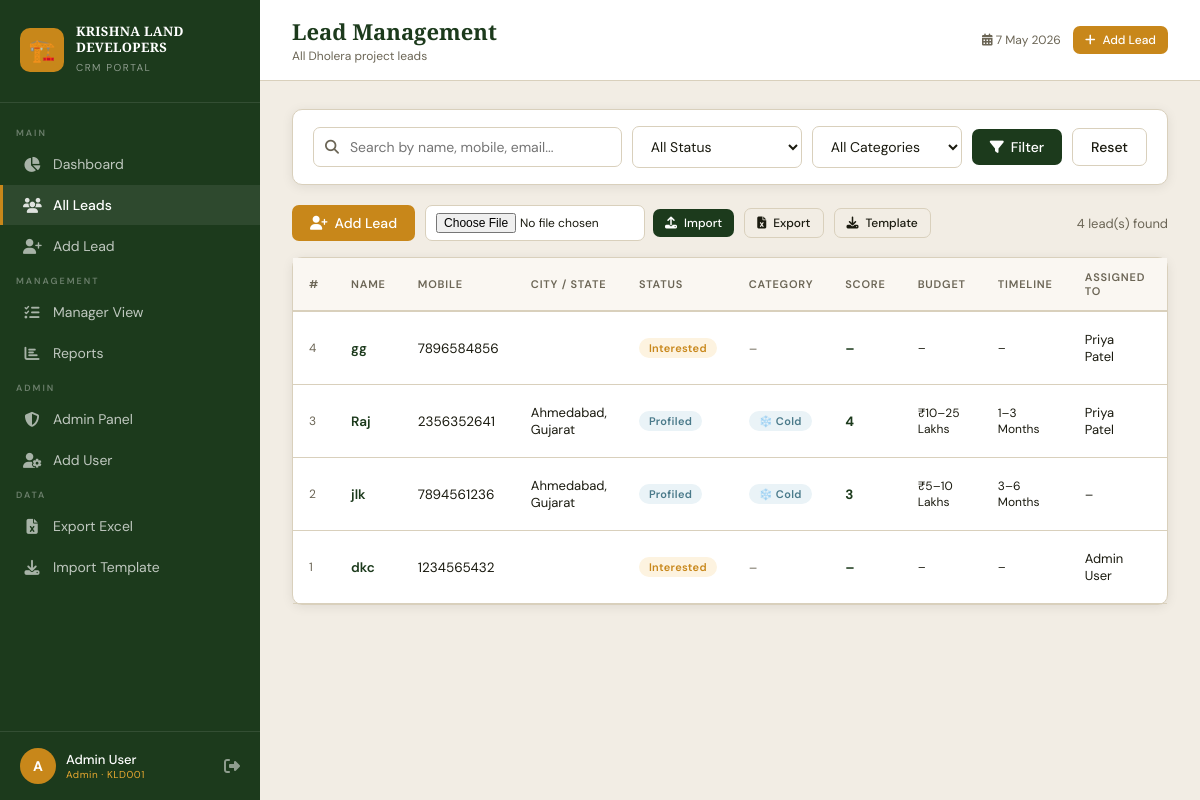
Page /leads (signed in) on the committed database.
### tables this page shows
CREATE TABLE users (
            id INTEGER PRIMARY KEY AUTOINCREMENT,
            employee_id TEXT UNIQUE,
            full_name TEXT NOT NULL,
            email TEXT UNIQUE,
            mobile TEXT UNIQUE,
            password_hash TEXT NOT NULL,
            role TEXT NOT NULL DEFAULT 'caller',
            is_active INTEGER DEFAULT 1,
            last_login TEXT,
            created_at TEXT DEFAULT CURRENT_TIMESTAMP
        );

CREATE TABLE leads (
            id INTEGER PRIMARY KEY AUTOINCREMENT,
            name TEXT NOT NULL,
            mobile TEXT NOT NULL,
            whatsapp TEXT,
            email TEXT,
            city TEXT,
            state TEXT,
            age_group TEXT,
            status TEXT DEFAULT 'New',
            caller_id INTEGER,
            created_at TEXT DEFAULT CURRENT_TIMESTAMP,
            updated_at TEXT DEFAULT CURRENT_TIMESTAMP, not_connected_reason TEXT,
            FOREIGN KEY(caller_id) REFERENCES users(id)
        );

CREATE TABLE customer_profiles (
            id INTEGER PRIMARY KEY AUTOINCREMENT,
            lead_id INTEGER UNIQUE,
            occupation TEXT,
            company_name TEXT,
            monthly_income TEXT,
            investment_experience TEXT,
            budget_range TEXT,
            payment_preference TEXT,
            loan_bank TEXT,
            loan_amount TEXT,
            loan_tenure_months INTEGER,
            purpose TEXT,
            holding_period TEXT,
            dholera_aware TEXT,
            awareness_source TEXT,
            interest_drivers TEXT,
            plot_size TEXT,
            project_type TEXT,
            risk_appetite TEXT,
            investment_timeline TEXT,
            lead_source TEXT,
            assigned_executive TEXT,
            follow_up_date TEXT,
            remarks TEXT,
            lead_score INTEGER DEFAULT 0,
            lead_category TEXT DEFAULT 'Cold',
            created_at TEXT DEFAULT CURRENT_TIMESTAMP,
            FOREIGN KEY(lead_id) REFERENCES leads(id)
        );

### app.py (the view)
@app.route('/leads')
@login_required
def leads():
    conn = get_db()
    role = session['role']
    user_id = session['user_id']
    search = request.args.get('search', '')
    status_filter = request.args.get('status', '')
    category_filter = request.args.get('category', '')
    followup_filter = request.args.get('followup', '')
    query = '''SELECT l.*, u.full_name as caller_name,
        cp.lead_category, cp.lead_score, cp.budget_range, cp.investment_timeline
        FROM leads l LEFT JOIN users u ON l.caller_id=u.id
        LEFT JOIN customer_profiles cp ON l.id=cp.lead_id WHERE 1=1'''
    params = []
    if role == 'caller':
        query += ' AND l.caller_id=?'
        params.append(user_id)
    if search:
        query += ' AND (l.name LIKE ? OR l.mobile LIKE ? OR l.email LIKE ?)'
        params.extend([f'%{search}%', f'%{search}%', f'%{search}%'])
    if status_filter:
        query += ' AND l.status=?'
        params.append(status_filter)
    if category_filter:
        query += ' AND cp.lead_category=?'
        params.append(category_filter)
    if followup_filter == 'today':
        today = datetime.now().strftime('%Y-%m-%d')
        query += ''' AND l.id IN (SELECT lead_id FROM follow_ups WHERE DATE(follow_up_date)=? AND status='Pending')'''
        params.append(today)
    query += ' ORDER BY l.created_at DESC'
    all_leads = conn.execute(query, params).fetchall()
    callers = conn.execute(
        "SELECT id, full_name FROM users WHERE role='caller' AND is_active=1").fetchall()
    conn.close()
    return render_template('leads.html', leads=all_leads, callers=callers,
                           search=search, status_filter=status_filter, category_filter=category_filter,
                           followup_filter=followup_filter)

### app.py (called while the page is built)
def get_db():
    conn = sqlite3.connect(DB_PATH)
    conn.row_factory = sqlite3.Row
    return conn

def login_required(f):
    @wraps(f)
    def decorated(*args, **kwargs):
        if 'user_id' not in session:
            flash('Please login to continue.', 'warning')
            return redirect(url_for('login'))
        return f(*args, **kwargs)
    return decorated

### templates/leads.html (shortened to what this page needs)
{% extends "base.html" %}
{% block page_title %}Lead Management{% endblock %}
{% block page_subtitle %}All Dholera project leads{% endblock %}
{% block content %}
<div class="card" style="margin-bottom:20px;">
    <div class="card-body" style="padding:16px 20px;">
        <form method="GET" action="{{ url_for('leads') }}">
            <div class="search-bar">
                <div class="search-input-wrap">
                    <i class="fas fa-search"></i>
                    <input type="text" name="search" class="form-control search-input"
                        placeholder="Search by name, mobile, email..." value="{{ search }}">
                </div>
                <select name="status" class="form-select" style="width:170px;">
                    <option value="">All Status</option>
                </select>
                <select name="category" class="form-select" style="width:150px;">
                    <option value="">All Categories</option>
                </select>
                <button type="submit" class="btn btn-primary">
                    <i class="fas fa-filter"></i> Filter
                </button>
                <a href="{{ url_for('leads') }}" class="btn btn-outline">Reset</a>
            </div>
        </form>
    </div>
</div>
<div style="margin-bottom:16px;display:flex;gap:10px;flex-wrap:wrap;align-items:center;">
    <a href="{{ url_for('add_lead') }}" class="btn btn-accent">
        <i class="fas fa-user-plus"></i> Add Lead
    </a>
    <form method="POST" action="{{ url_for('import_leads') }}" enctype="multipart/form-data"
        style="display:flex;gap:8px;align-items:center;">
        <input type="file" name="excel_file" accept=".xlsx"
            class="form-control" style="width:220px;padding:7px 10px;font-size:12px;">
        <button type="submit" class="btn btn-primary btn-sm">
            <i class="fas fa-upload"></i> Import
        </button>
    </form>
    <a href="{{ url_for('export_leads') }}" class="btn btn-outline btn-sm">
        <i class="fas fa-file-excel"></i> Export
    </a>
    <a href="{{ url_for('download_template') }}" class="btn btn-outline btn-sm">
        <i class="fas fa-download"></i> Template
    </a>
    <span class="text-muted" style="margin-left:auto;font-size:13px;">
        {{ leads|length }} lead(s) found
    </span>
</div>
<div class="card">
    <div class="table-wrap">
        {% if leads %}
        <table>
            <thead>
                <tr>
                    <th>#</th>
                    <th>Name</th>
                    <th>Mobile</th>
                    <th>City / State</th>
                    <th>Status</th>
                    <th>Category</th>
                    <th>Score</th>
                    <th>Budget</th>
                    <th>Timeline</th>
                    {% if session.role != 'caller' %}<th>Assigned To</th>{% endif %}
                    <th>Date</th>
                </tr>
            </thead>
            <tbody>
                {% for lead in leads %}
                <tr>
                    <td style="color:var(--text-muted);font-size:12px;">{{ lead.id }}</td>
                    <td>
                        <a href="{{ url_for('view_lead', lead_id=lead.id) }}"
                            style="font-weight:600;color:var(--primary);text-decoration:none;">
                            {{ lead.name }}
                        </a>
                    </td>
                    <td>
                        <a href="tel:{{ lead.mobile }}" style="color:var(--text);text-decoration:none;">
                            {{ lead.mobile }}
                        </a>
                    </td>
                    <td style="font-size:13px;">
                        {{ lead.city or '' }}{% if lead.city and lead.state %}, {% endif %}{{ lead.state or '' }}
                    </td>
                    <td>
                        {% set st = lead.status|lower|replace(' ','') %}
                        <span class="badge badge-{{ st }}">{{ lead.status }}</span>
                    </td>
                    <td>
                        {% if lead.lead_category %}
                        <span class="badge badge-{{ lead.lead_category|lower }}">
                            {% if lead.lead_category == 'Hot' %}🔥{% elif lead.lead_category == 'Warm' %}☀️{% else %}❄️{% endif %}
                            {{ lead.lead_category }}
                        </span>
                        {% else %}<span class="text-muted">–</span>{% endif %}
                    </td>
                    <td style="font-weight:700;color:var(--primary);">
                        {{ lead.lead_score or '–' }}
                    </td>
                    <td style="font-size:12px;">{{ lead.budget_range or '–' }}</td>
                    <td style="font-size:12px;">{{ lead.investment_timeline or '–' }}</td>
                    {% if session.role != 'caller' %}
                    <td style="font-size:13px;">{{ lead.caller_name or '–' }}</td>
                    {% endif %}
                    <td style="font-size:12px;color:var(--text-muted);">
                    </td>
                </tr>
                {% endfor %}
            </tbody>
        </table>
        {% endif %}
    </div>
</div>
{% endblock %}

### templates/base.html (shortened to what this page needs)
<!DOCTYPE html>
<html lang="en">
<head>
    <link href="https://cdnjs.cloudflare.com/ajax/libs/font-awesome/6.4.0/css/all.min.css" rel="stylesheet">
</head>
<body>
    <aside class="sidebar" id="sidebar">
        <div class="sidebar-brand">
            <div class="brand-logo">
                <div class="brand-icon">🏗️</div>
                <div class="brand-text">
                    <h1>KRISHNA LAND<br>DEVELOPERS</h1>
                    <span>CRM Portal</span>
                </div>
            </div>
        </div>
        <nav class="sidebar-nav">
            <div class="nav-section">Main</div>
            <a href="{{ url_for('dashboard') }}" class="nav-item {% if request.endpoint=='dashboard' %}active{% endif %}">
                <i class="fas fa-chart-pie"></i> Dashboard
            </a>
            <a href="{{ url_for('leads') }}" class="nav-item {% if request.endpoint in ['leads','view_lead'] %}active{% endif %}">
                <i class="fas fa-users"></i> All Leads
            </a>
            <a href="{{ url_for('add_lead') }}" class="nav-item {% if request.endpoint=='add_lead' %}active{% endif %}">
                <i class="fas fa-user-plus"></i> Add Lead
            </a>
            {% if session.role in ['admin', 'manager'] %}
            <div class="nav-section">Management</div>
            <a href="{{ url_for('manager_panel') }}" class="nav-item {% if request.endpoint=='manager_panel' %}active{% endif %}">
                <i class="fas fa-tasks"></i> Manager View
            </a>
            <a href="{{ url_for('reports') }}" class="nav-item {% if request.endpoint=='reports' %}active{% endif %}">
                <i class="fas fa-chart-bar"></i> Reports
            </a>
            {% endif %}
            {% if session.role == 'admin' %}
            <div class="nav-section">Admin</div>
            <a href="{{ url_for('admin_panel') }}" class="nav-item {% if request.endpoint=='admin_panel' %}active{% endif %}">
                <i class="fas fa-shield-alt"></i> Admin Panel
            </a>
            <a href="{{ url_for('add_user') }}" class="nav-item {% if request.endpoint=='add_user' %}active{% endif %}">
                <i class="fas fa-user-cog"></i> Add User
            </a>
            {% endif %}
            <div class="nav-section">Data</div>
            <a href="{{ url_for('export_leads') }}" class="nav-item">
                <i class="fas fa-file-excel"></i> Export Excel
            </a>
            <a href="{{ url_for('download_template') }}" class="nav-item">
                <i class="fas fa-download"></i> Import Template
            </a>
        </nav>
        <div class="sidebar-footer">
            <div class="user-info">
                <div class="user-avatar">{{ session.username[0].upper() if session.username else 'U' }}</div>
                <div class="user-details">
                    <div class="user-name">{{ session.username }}</div>
                    <div class="user-role">{{ session.role }} · {{ session.employee_id }}</div>
                </div>
                <a href="{{ url_for('logout') }}" class="logout-btn" title="Logout">
                    <i class="fas fa-sign-out-alt"></i>
                </a>
            </div>
        </div>
    </aside>
    <div class="main-content">
        <div class="topbar">
            <div class="flex items-center gap-8">
                <div class="page-title">
                    <h2>{% block page_title %}Dashboard{% endblock %}</h2>
                    <p>{% block page_subtitle %}{% endblock %}</p>
                </div>
            </div>
            <div class="topbar-actions">
                <span class="text-muted" style="font-size:12px;">
                    <i class="fas fa-calendar-alt"></i>
                    <span id="current-date"></span>
                </span>
                <a href="{{ url_for('add_lead') }}" class="btn btn-accent btn-sm">
                    <i class="fas fa-plus"></i> Add Lead
                </a>
            </div>
        </div>
        <div class="content-area">
            {% block content %}{% endblock %}
        </div>
    </div>
</body>
</html>

### rows in the picture
users: username "Admin User", role "Admin", employee_id "KLD001"
leads: id "4", name "gg", mobile "7896584856", status "Interested", lead_score "–", budget_range "–", investment_timeline "–", full_name "Priya Patel"
customer_profiles: id "3", name "Raj", mobile "2356352641", city "Ahmedabad", state "Gujarat", status "Profiled", lead_category "Cold", lead_score "4", budget_range "₹10–25 Lakhs", investment_timeline "1–3 Months", full_name "Priya Patel"
customer_profiles: id "2", name "jlk", mobile "7894561236", city "Ahmedabad", state "Gujarat", status "Profiled", lead_category "Cold", lead_score "3", budget_range "₹5–10 Lakhs", investment_timeline "3–6 Months", caller_name "–"
leads: id "1", name "dkc", mobile "1234565432", status "Interested", lead_score "–", budget_range "–", investment_timeline "–", full_name "Admin User"

### other values in the picture
{{ session.username[0].upper() if session.username else 'U' }} "A"
{{ leads|length }} "4"
